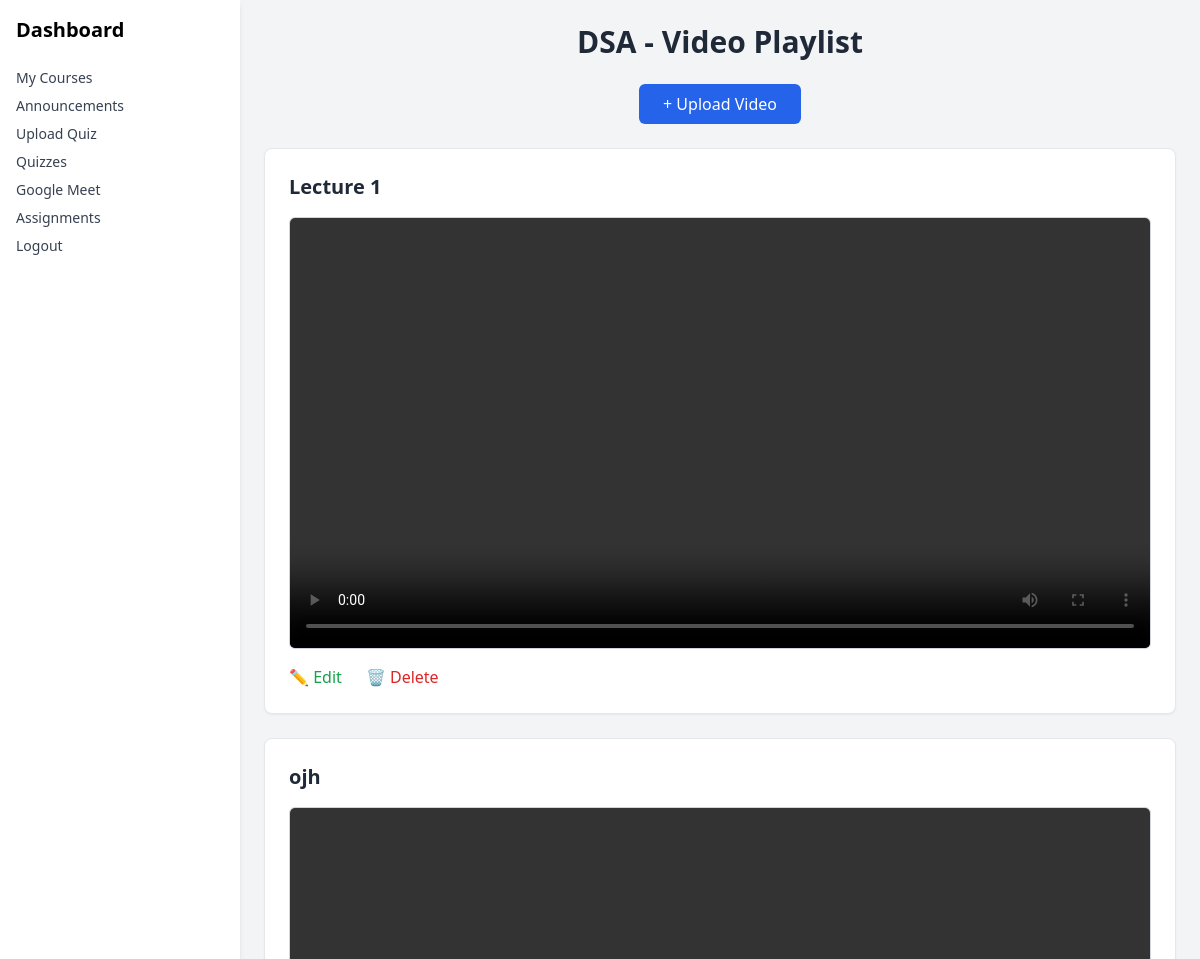
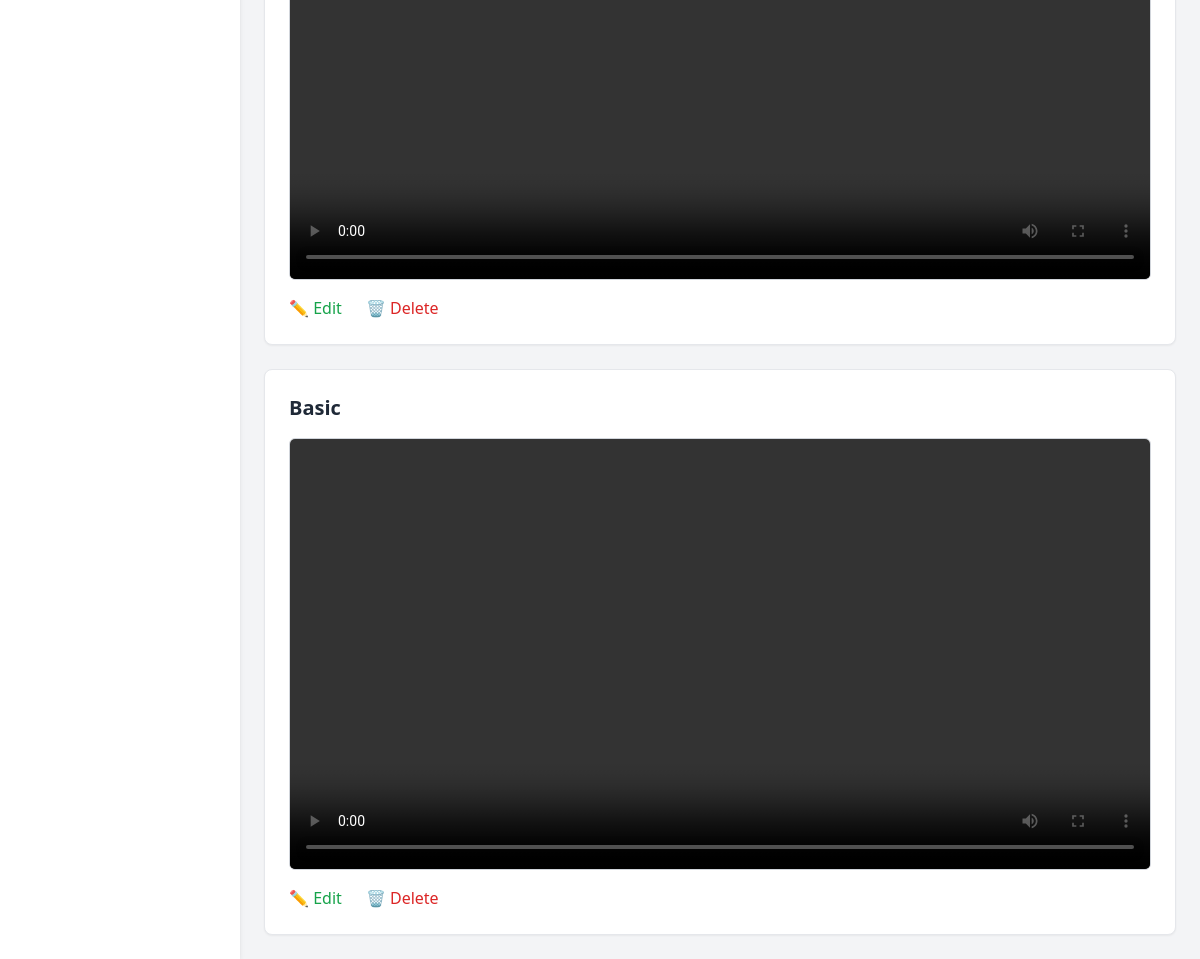
Page /courses/1/ (signed in) on the committed database (2 pictures, top to bottom).
### lms/models.py (models this page shows, shortened)
class Course(models.Model):
    teacher = models.ForeignKey(User, on_delete=models.CASCADE)
    title = models.CharField(max_length=200)
    thumbnail = models.ImageField(upload_to='course_thumbnails/')
    description = models.TextField()
    created_at = models.DateTimeField(auto_now_add=True)
    duration = models.CharField(max_length=100)
    learners = models.PositiveIntegerField(default=0)
    original_price = models.DecimalField(max_digits=6, decimal_places=2, null=True, blank=True)
    discount_price = models.DecimalField(max_digits=6, decimal_places=2, null=True, blank=True)
    status = models.CharField(max_length=20, choices=(('published', 'Published'), ('draft', 'Draft'), ('pending', 'Pending')), default='draft')

class VideoLesson(models.Model):
    course = models.ForeignKey(Course, on_delete=models.CASCADE, related_name='videos')
    title = models.CharField(max_length=255)
    video_file = models.FileField(upload_to='videos/')
    description = models.TextField(blank=True)
    order = models.PositiveIntegerField(default=0)  # For sorting playlist
    created_at = models.DateTimeField(auto_now_add=True)
    class Meta:
        ordering = ['order']  # ensures ascending order in query

### lms/views.py (the view)
# urls.py: path('courses/<int:course_id>/', CourseDetailView.as_view(), name='course_detail'),
class CourseDetailView(LoginRequiredMixin, View):
    def get(self, request, course_id):
        course = get_object_or_404(Course, id=course_id)
        if request.user.is_staff and course.teacher == request.user:
            pass  # allow
        elif not request.user.is_staff:
            is_enrolled = Enrollment.objects.filter(student=request.user, course=course).exists()
            if not is_enrolled:
                messages.error(request, "You are not enrolled in this course.")
                return redirect('student_dashboard')
        videos = VideoLesson.objects.filter(course=course).order_by('order')
        return render(request, 'lms/course_detail.html', {'course': course, 'videos': videos})

### lms/templates/lms/course_detail.html (shortened to what this page needs)
{% extends 'lms/base.html' %}
{% block content %}
<h1 class="text-3xl font-bold text-gray-800 mb-6 text-center">{{ course.title }} - Video Playlist</h1>
{% if request.user.is_staff %}
<div class="flex justify-center mb-6">
    <a href="{% url 'upload_video' course.id %}" class="bg-blue-600 hover:bg-blue-700 text-white px-6 py-2 rounded-md transition duration-300">
        + Upload Video
    </a>
</div>
{% endif %}
<div class="space-y-6">
    {% for video in videos %}
    <div class="bg-white border border-gray-200 shadow-sm rounded-lg p-6 hover:shadow-md transition">
        <h2 class="text-xl font-semibold text-gray-800">{{ video.title }}</h2>
        <div class="mt-4">
            <video controls class="w-full rounded-md border border-gray-300">
                <source src="{{ video.video_file.url }}" type="video/mp4">
            </video>
        </div>
        {% if request.user.is_staff %}
        <div class="mt-4 flex space-x-6">
            <a href="{% url 'edit_video' video.id %}" class="text-green-600 font-medium hover:underline">✏️ Edit</a>
            <a href="{% url 'delete_video' video.id %}" class="text-red-600 font-medium hover:underline">🗑️ Delete</a>
        </div>
        {% endif %}
    </div>
    {% empty %}
    <p class="text-gray-500 text-center">No videos uploaded yet.</p>
    {% endfor %}
</div>
{% endblock %}

### rows in the picture
Course: title "DSA"
VideoLesson: title "Lecture 1"
VideoLesson: title "ojh"
VideoLesson: title "Basic"
